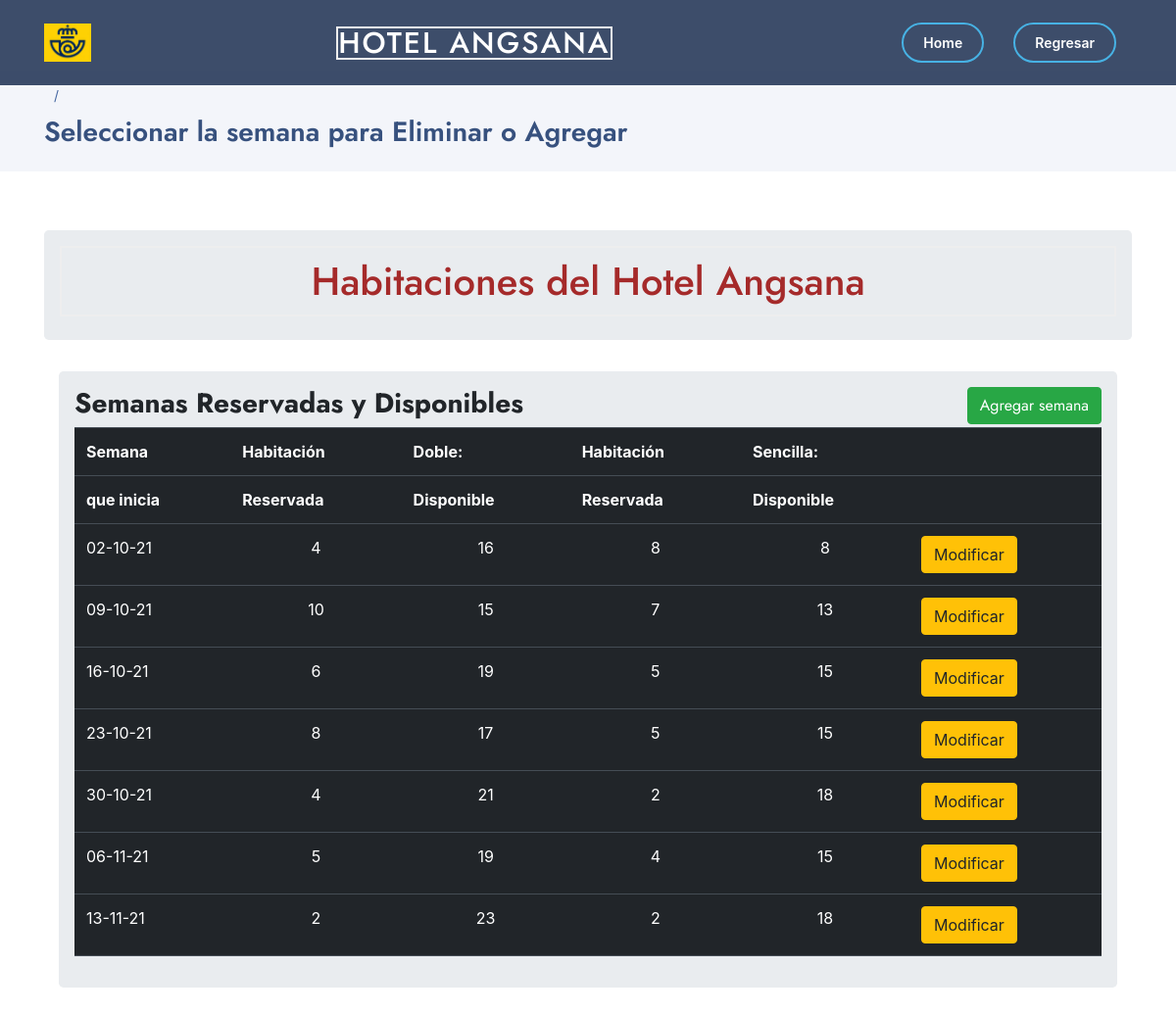
Page /weeks on the committed database.
### app.py (models this page shows, shortened)
class Wk(db.Model):
    __tablename__ = 'weeks'
    id = db.Column(db.Integer, primary_key=True)
    start = db.Column(db.String(10))
    ends = db.Column(db.String(10))
    t1_tot = db.Column(db.Integer)
    t1_res = db.Column(db.Integer)
    t1_man = db.Column(db.Integer)
    t1_lib = db.Column(db.Integer)
    t2_tot = db.Column(db.Integer)
    t2_res = db.Column(db.Integer)
    t2_man = db.Column(db.Integer)
    t2_lib = db.Column(db.Integer)

### app.py (the view)
@app.route('/weeks', methods=['GET', 'POST'])
def weeks():
    all_data = Wk.query.all()
    return render_template("weeks/index2.html", xweeks=all_data)

### templates/weeks/index2.html (shortened to what this page needs)
<!DOCTYPE html>
<html lang="en">
<head>
  <link href="static/vendor/aos/aos.css" rel="stylesheet">
  <link href="static/vendor/bootstrap/css/bootstrap.min.css" rel="stylesheet">
  <link href="static/vendor/bootstrap-icons/bootstrap-icons.css" rel="stylesheet">
  <link href="static/vendor/boxicons/css/boxicons.min.css" rel="stylesheet">
  <link href="static/vendor/glightbox/css/glightbox.min.css" rel="stylesheet">
  <link href="static/vendor/remixicon/remixicon.css" rel="stylesheet">
  <link href="static/vendor/swiper/swiper-bundle.min.css" rel="stylesheet">
 <link rel="stylesheet" href="{{url_for('static', filename='style.css')}}">
<body>
  <header id="header" class="fixed-top header-inner-pages">
    <div class="container d-flex align-items-center">
      <a href="index.html" class="logo me-auto"><img src="static/img/logo.png "  alt="" class="img-fluid"></a>
      <h1 class="logo me-auto"><a href="index.html"> Hotel Angsana <space> </a></h1>
      <nav id="navbar" class="navbar">
        <ul>
          <li><a class="getstarted scrollto" href="/">Home</a></li>
          <li><a class="getstarted scrollto" href="control">Regresar</a></li>
        </ul>
      </nav>
    </div>
  </header>
  <main id="main">
    <section id="breadcrumbs" class="breadcrumbs">
      <div class="container">
        <ol>
          <li> </li>
        </ol>
        <h2> Seleccionar la semana para Eliminar o Agregar </h2>
      </div>
    </section>
    <section class="inner-page">
      <div class="container">
      {% extends 'weeks/base2.html' %}

### templates/weeks/index2_rooms.html (shortened to what this page needs)
{% extends 'weeks/base2.html' %}
{% block body %}
<div class="container">
    <div class="row">
        <div class="col md-12">
            <div class="jumbotron p-3">
                <h3><b>Semanas Reservadas y Disponibles </b>  <button type="button"  class="btn btn-success float-right"
                data-toggle="modal" data-target="#mymodal">Agregar semana</button> </h3>
                <table class="table table-hover table-dark">
                    <tr>
                        <th>Semana</th>
                        <th>Habitación</th>
                        <th>Doble:</th>
                        <th>Habitación</th>
                        <th>Sencilla: </th>
                        <th></th>
                    </tr>
                    <tr>
                        <th>que inicia</th>
                        <th>Reservada</th>
                        <th>Disponible</th>
                        <th>Reservada</th>
                        <th>Disponible</th>
                        <th></th>
                    </tr>
                   {% for row in xweeks %}
                    <tr>
                        <td>{{row.start}}</td>
                        <td style="text-align:center">{{row.t1_res}}</td>
                        <td style="text-align:center">{{row.t1_lib}}</td>
                        <td style="text-align:center">{{row.t2_res}}</td>
                        <td style="text-align:center">{{row.t2_lib}}</td>
                        <td>
                            <a href="/update2/{{row.id}}" class="btn btn-warning btn-xs" data-toggle="modal" data-target="#modaledit{{row.id}}">Modificar</a>
                        </td>
                    </tr>
                    {% endfor %}
                </table>
            </div>
        </div>
    </div>
</div>
{% endblock %}

### static/css/style.css (style rules this page uses)
h1 { border: 2px #eee solid; color: brown; text-align: center; padding: 10px; }

### templates/weeks/index2.html (style rules this page uses)
body { font-family: "Open Sans", sans-serif; color: #444444; }
a { color: #47b2e4; text-decoration: none; }
h1, h2, h3, h4, h5, h6 { font-family: "Jost", sans-serif; }
#header { transition: all 0.5s; z-index: 997; padding: 15px 0; }
#header.header-scrolled, #header.header-inner-pages { background: rgba(40, 58, 90, 0.9); }
#header .logo { font-size: 30px; margin: 0; padding: 0; line-height: 1; font-weight: 500; letter-spacing: 2px; text-transform: uppercase; }
#header .logo a { color: #fff; }
#header .logo img { max-height: 40px; }
.navbar { padding: 0; }
.navbar ul { margin: 0; padding: 0; display: flex; list-style: none; align-items: center; }
.navbar li { position: relative; }
.navbar a, .navbar a:focus { display: flex; align-items: center; justify-content: space-between; padding: 10px 0 10px 30px; font-size: 15px; font-weight: 500; color: #fff; white-space: nowrap; transition: 0.3s; }
.navbar .getstarted { padding: 8px 20px; margin-left: 30px; border-radius: 50px; color: #fff; font-size: 14px; border: 2px solid #47b2e4; font-weight: 600; }
section { padding: 60px 0; overflow: hidden; }
.breadcrumbs { padding: 15px 0; background: #f3f5fa; min-height: 40px; margin-top: 72px; }
.breadcrumbs h2 { font-size: 28px; font-weight: 600; color: #37517e; }
.breadcrumbs ol { display: flex; flex-wrap: wrap; list-style: none; padding: 0 0 10px 0; margin: 0; font-size: 14px; }
.breadcrumbs ol li + li { padding-left: 10px; }
.breadcrumbs ol li + li::before { display: inline-block; padding-right: 10px; color: #4668a2; content: "/"; }

### rows in the picture
Wk: start "02-10-21", t1_res "4", t1_lib "16", t2_res "8", t2_lib "8"
Wk: start "09-10-21", t1_res "10", t1_lib "15", t2_res "7", t2_lib "13"
Wk: start "16-10-21", t1_res "6", t1_lib "19", t2_res "5", t2_lib "15"
Wk: start "23-10-21", t1_res "8", t1_lib "17", t2_res "5", t2_lib "15"
Wk: start "30-10-21", t1_res "4", t1_lib "21", t2_res "2", t2_lib "18"
Wk: start "06-11-21", t1_res "5", t1_lib "19", t2_res "4", t2_lib "15"
Wk: start "13-11-21", t1_res "2", t1_lib "23", t2_res "2", t2_lib "18"
